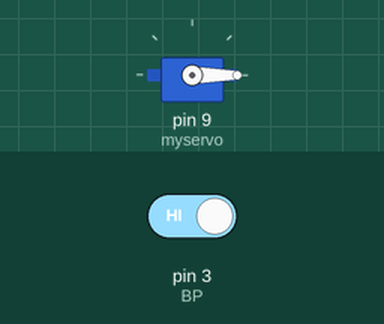
This sketch was run on a simulated Arduino Uno, built with avr-gcc and run on an emulated ATmega328P. Shown: servo. Inputs (shaded band) come from the test bench; at power-on: pin 3 (BP) HIGH.

Above: at 2.8 s.
2.9 s: pin 3 (BP) driven LOW
At 6.3 s:
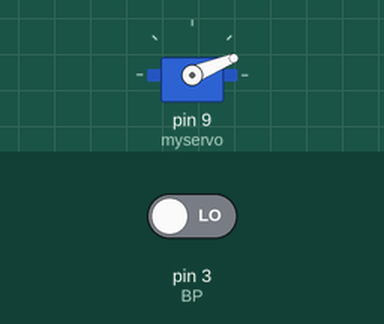
At 7.8 s:
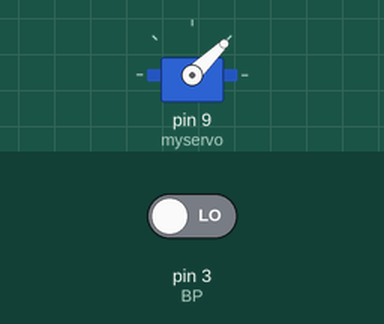
14.7 s: pin 3 (BP) driven HIGH
At 16.4 s:
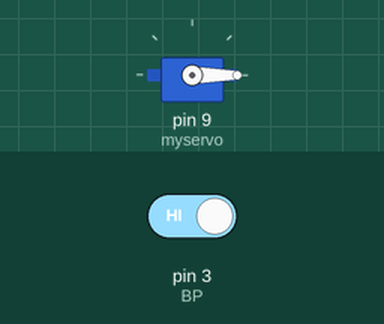
Timing chart, 0 to 17.9 s (numbered marks = the images above; inputs shaded):
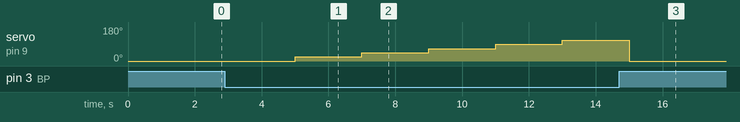

The sketch:

programme_calibration.ino
```cpp
// Sweep by BARRAGAN
#include <Servo.h>
#define baudrate 9600
const int BP = 3; // broche 3 du micro-contrôleur se nomme maintenant : BP
const int L1 = 2; // broche 2 du micro-contrôleur se nomme maintenant : L1
const int L2 = 4; // broche 4 du micro-contrôleur se nomme maintenant : L2

Servo myservo;  // create servo object to control a servo
                // a maximum of eight servo objects can be created

int pos = 0;    // variable to store the servo position
int pos_min = 0;    // =0°
int pos_max = 110;  // =120°

void setup()
{
  myservo.attach(9);  // attaches the servo on pin 9 to the servo object
  pinMode(BP, INPUT); // BP est une broche d'entree
  digitalWrite(L1, LOW); // Eteindre L1
  digitalWrite(L2, LOW); // Eteindre L2
}

void loop()
{
  int test = digitalRead(BP); // Lecture de l'entree BP et sockage du résultats dans test
  Serial.print(test);
  if(test==LOW) // Si test est à l'état bas
  {
    digitalWrite(L1, HIGH); // Allumer L1
    digitalWrite(L2, LOW); // Eteindre L2

      myservo.write(pos_min);              // tell servo to go to position in variable 'pos'
      delay(2000);                     // waits 15ms for the servo to reach the position
      myservo.write(pos_max/5);               //18°
      delay(2000);
      myservo.write(2*pos_max/5);             //36°
      delay(2000);
      myservo.write(3*pos_max/5);            //54°
      delay(2000);
      myservo.write(4*pos_max/5);             //72°
      delay(2000);
      myservo.write(pos_max);              //90°
      delay(2000);

  }
  else // Sinon
  {
    digitalWrite(L2, HIGH); // Allumer L2
    digitalWrite(L1, LOW); // Eteindre L1
    myservo.write(0);
    delay(1000);
  }

}
```

Measured:
- after the input at 2.9 s, servo on pin 9 (myservo): moves from 0° to 110° over 8.0 s, starting after 2.1 s
- after the input at 14.7 s, servo on pin 9 (myservo): goes on until 15.0 s, then stays 0°
